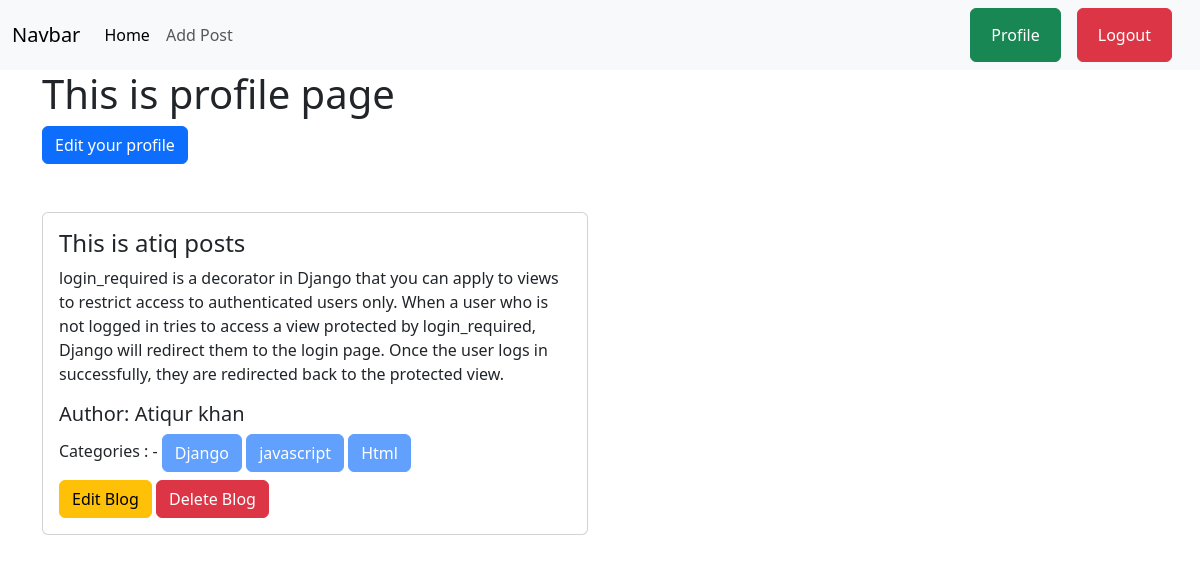
The app's page /author/profile/ (signed in) with its own data.
### posts/models.py (models this page shows, shortened)
class Post(models.Model):
    title = models.CharField(max_length=50)
    content = models.TextField()
    category = models.ManyToManyField(Category)
    author = models.ForeignKey(User, on_delete=models.CASCADE)

### categories/models.py (models this page shows, shortened)
class Category(models.Model):
    name = models.CharField(max_length=100)
    slug = models.SlugField(max_length=100, unique=True, null=True, blank=True)

### author/views.py (the view)
# urls.py: path('profile/', views.profileupdate, name='user_profile'),
@login_required
def profileupdate(request):
    data = Post.objects.filter(author = request.user)
    return render(request, 'profile.html', {'data':data})

### author/templates/profile.html (shortened to what this page needs)
{% extends "base.html" %}
{% load crispy_forms_tags %}
{% block content %}
<div class="container mb-5">
    <h1>This is profile page</h1>
    <a class="btn btn-primary" href="{% url 'edit_profile' %}">Edit your profile</a>
</div>
<div class="container">
    <div class="row">
        {% for i in data %}
            <div class="col-sm-6 mb-3 mb-sm-2">
                <div class="card">
                    <div class="card-body">
                        <h4 class="card-title">{{i.title}}</h4>
                        <p class="card-text">{{i.content}}</p>
                        <h5 class="card-title">Author: {{i.author.first_name}} {{i.author.last_name}}</h5>
                        <div class="mb-2">
                            Categories : -
                            {% for j in i.category.all %}
                            <button class="btn btn-primary" disabled>{{j.name}}</button>
                            {% endfor %}
                        </div>
                        <a href="{% url 'edit_post' i.id %}" class="btn btn-warning"> Edit Blog</a>
                        <a href="{% url 'delete_post' i.id %}" class="btn btn-danger"> Delete Blog</a>
                    </div>
                </div>
            </div>
        {% endfor %}
      </div>
</div>
{% endblock content %}

### records on screen
Post: title "This is atiq posts", content "login_required is a decorator in Django that you can apply to views to restrict access to authenticated users only. When a user who is not logged in tries to access a view protected by login_required, Django will redirect them to the login page. Once the user logs in successfully, they are redirected back to the protected view.", author.first_name "Atiqur", author.last_name "khan"
Category: name "Django"
Category: name "javascript"
Category: name "Html"
